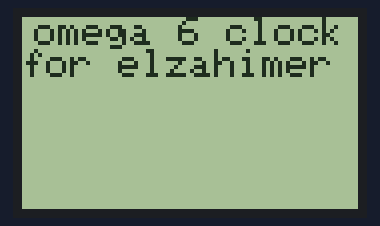
Recording of a sketch running on a simulated ESP8266 (NodeMCU). Shown: 84×48 one-colour display.

Above: at 0.1 s.

The sketch:

Node_Nokia.ino
```cpp
#include <SPI.h>               // include SPI library
#include <Adafruit_GFX.h>      // include adafruit graphics library
#include <Adafruit_PCD8544.h>  // include adafruit PCD8544 (Nokia 5110) library
#include <Wire.h>
#include <ESP8266WiFi.h>
#include <SoftwareSerial.h>

// Nokia 5110 LCD module connections (CLK, DIN, D/C, CS, RST)
Adafruit_PCD8544 display = Adafruit_PCD8544(D4, D3, D2, D1, D0);


void setup() {
 Serial.begin(9600); /* begin serial for debug */

 // initialize the display
  display.begin();

  display.setContrast(50);

  display.clearDisplay();
  display.display();

  display.setTextSize(1);
  display.setTextColor(BLACK, WHITE);
  display.setCursor(3, 0);
  display.println("omega 6 clock");
  display.print("for elzahimer");
  display.display();

}

void loop() {

  display.setCursor(3, 0);
  display.println("omega 6 clock");
  display.print("for elzahimer");
  display.display();

}

void draw_text(byte x_pos, byte y_pos, char *text)
{
  display.setCursor(x_pos, y_pos);
  display.print(text);
  display.display();
}
```
